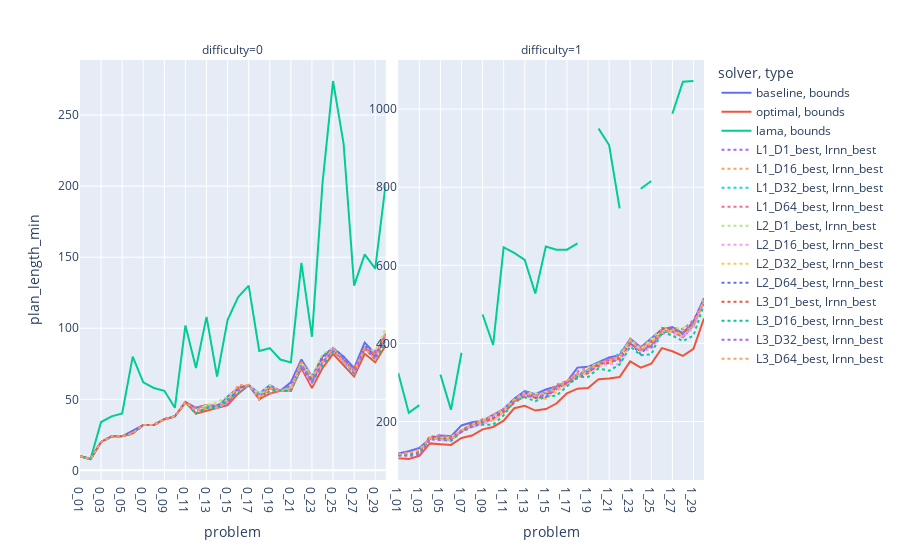
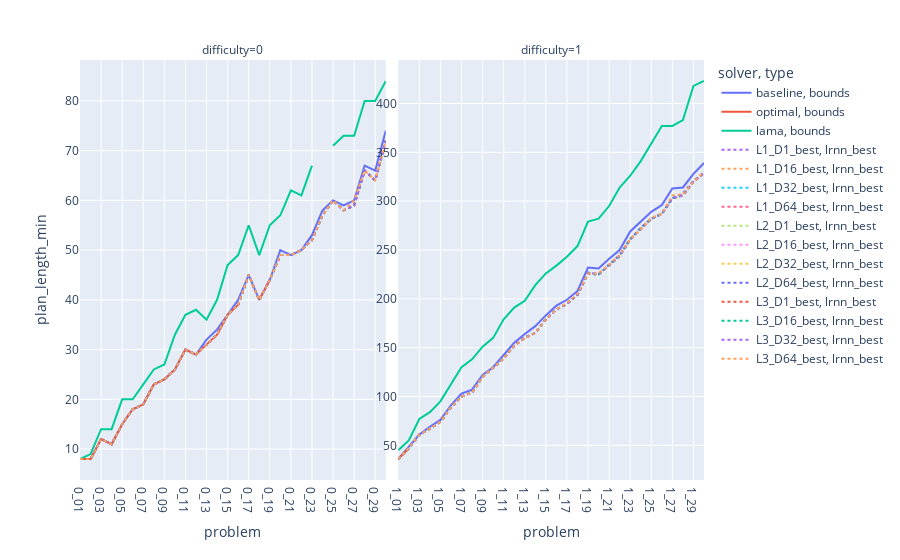
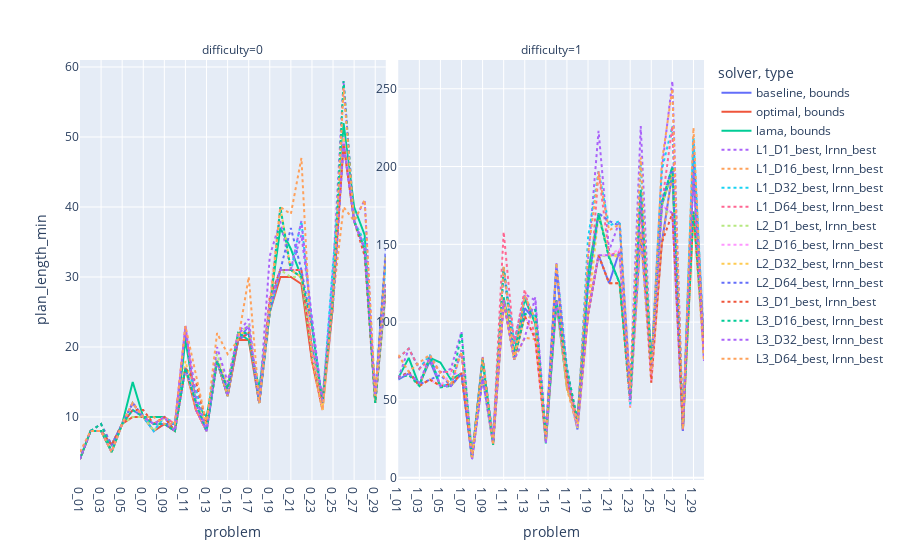
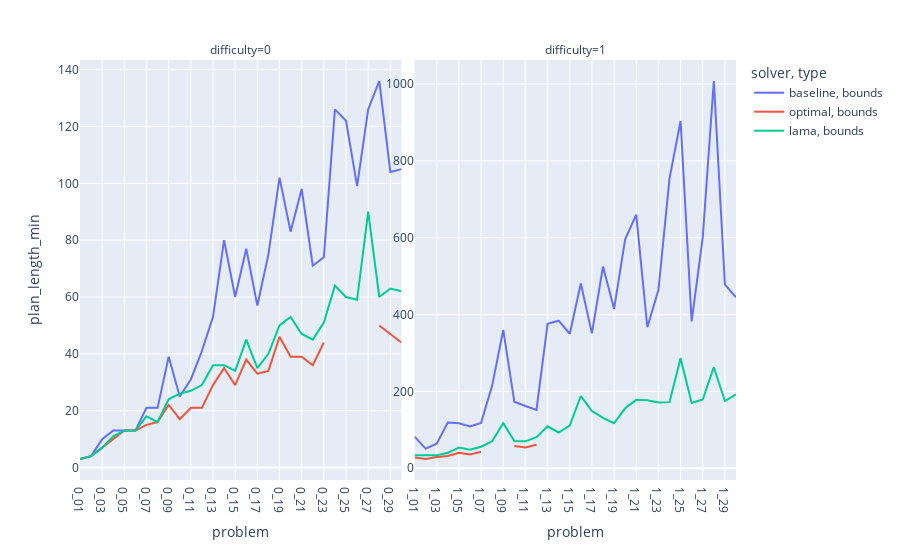

Notebook cell for these charts, in order:
### Markdown cell above
# Plan length plots

### Code cell
log_y = 0
choices = [
    # "sample",
    "best",
]
layers = [
    1,
    2,
    3,
    # 4,
    # 5,
]
dimensions = [
    1,
    # 2,
    # 4,
    # 8,
    16,
    32,
    64,
]

plot_domains("plan_length", log_y=log_y, choices=choices, layers=layers, dimensions=dimensions)
